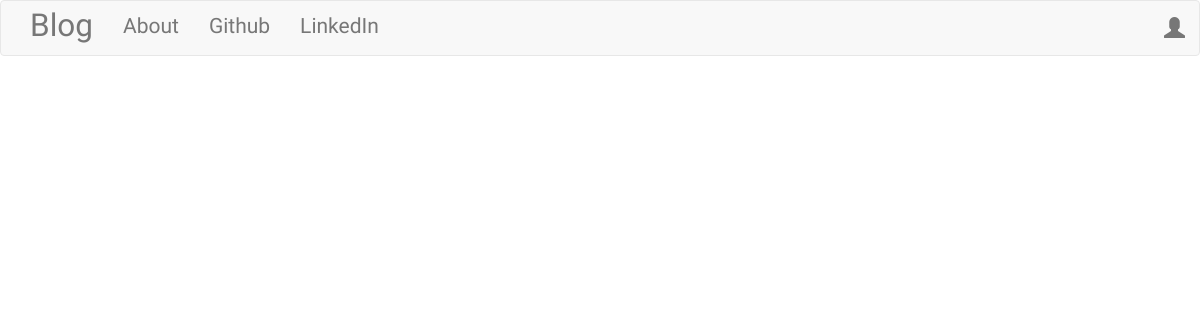
Before: / with the older database file.
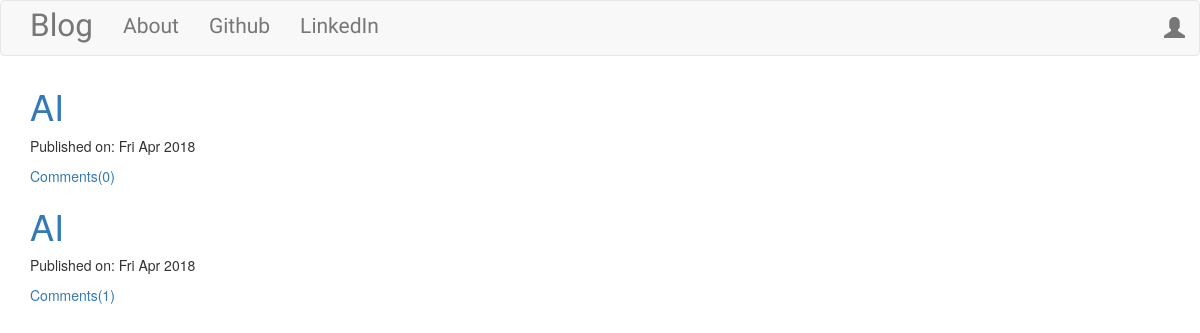
After: the same page with the newer database file.
### blog/models.py (models this page shows, shortened)
class Post(models.Model):
    author = models.ForeignKey('auth.User')
    title = models.CharField(max_length=200)
    text = models.TextField()
    create_date = models.DateTimeField(default=timezone.now())
    published_date = models.DateTimeField(blank=True, null=True)
    def approve_comments(self):
        return self.comments.filter(approved_comment=True)

### blog/views.py (the view)
# urls.py: url(r'^$', views.PostListView.as_view(), name='post_list'),
class PostListView(ListView):
    model = Post
    def get_queryset(self):
        return Post.objects.filter(published_date__lte=timezone.now()).order_by('-published_date')

### blog/templates/blog/post_list.html
{% extends 'blog/base.html' %}
{% block content %}
    <div class="centerstage">
        {% for post in post_list %}
            <div class="post">
                <h1><a href="{% url 'post_detail' pk=post.pk %}">{{ post.title }}</a></h1>
                <div class="date">
                    <p>Published on: {{ post.published_date|date:"D M Y" }}</p>
                </div>
                <a href="{ url 'post_detail' pk=post.pk }">Comments({{ post.approve_comments.count }})</a>
            </div>
        {% endfor %}
    </div>
{% endblock %}

### blog/templates/blog/base.html (shortened to what this page needs)
<!DOCTYPE html>
{% load staticfiles %}
<html lang="en">
<head>
    <link rel="stylesheet" href="//maxcdn.bootstrapcdn.com/bootstrap/3.3.7/css/bootstrap.min.css"
>
    <link rel="stylesheet" href="//cdn.jsdelivr.net/npm/medium-editor@latest/dist/css/medium-editor.min.css"
          type="text/css" media="screen" charset="utf-8">
    <link rel="stylesheet" href="{% static 'css/blog.css' %}">
</head>
<body class="loader">
<nav class="navbar navbar-default techfont custom-navbar">
    <div class="container">
        <ul class="nav navbar-nav">
            <li><a href="{% url 'post_list' %}" class="navbar-brand bigbrand">Blog</a></li>
            <li><a href="{% url 'about' %}">About</a></li>
            <li><a href="https://www.github.com">Github</a></li>
            <li><a href="https://www.linkedin.com">LinkedIn</a></li>
        </ul>
        <ul class="nav navbar-nav navbar-right">
            {% if user.is_authenticated %}
                <li><a href="{% url 'post_new' %}">New Post</a></li>
                <li><a href="{% url 'post_draft_list' %}">Drafts</a></li>
                <li> Welcome: {{ user.username }} </li>
            {% else %}
                <li><a class="nav navbar-right" href="{% url 'login' %} "><span class="glyphicon glyphicon-user"></span></a></li>
            {% endif %}
        </ul>
    </div>
</nav>
<div class="content container">
    <div class="row">
        <div class="col-md-8">
            <div class="blog_posts">
                {% block content %}
                {% endblock %}
            </div>
        </div>
    </div>
</div>
</body>
</html>

### blog/static/css/blog.css (style rules this page uses)
.techfont { font-family: 'Raleway', sans-serif; font-size: 1.5em; margin-bottom: 10px; }
.centerstage { margin-left: auto; margin-right: auto; }
.bigbrand { font-size: 1.5em; }
.loader { filter:hue-rotate(0deg); color:linear-gradient(45deg,#0f8,#08f); animation:hue 10000ms infinite linear; }

Changed rows visible on the page:
added Post: title "AI", published_date "Fri Apr 2018", approve_comments.count "0"
added Post: title "AI", published_date "Fri Apr 2018", approve_comments.count "1"
